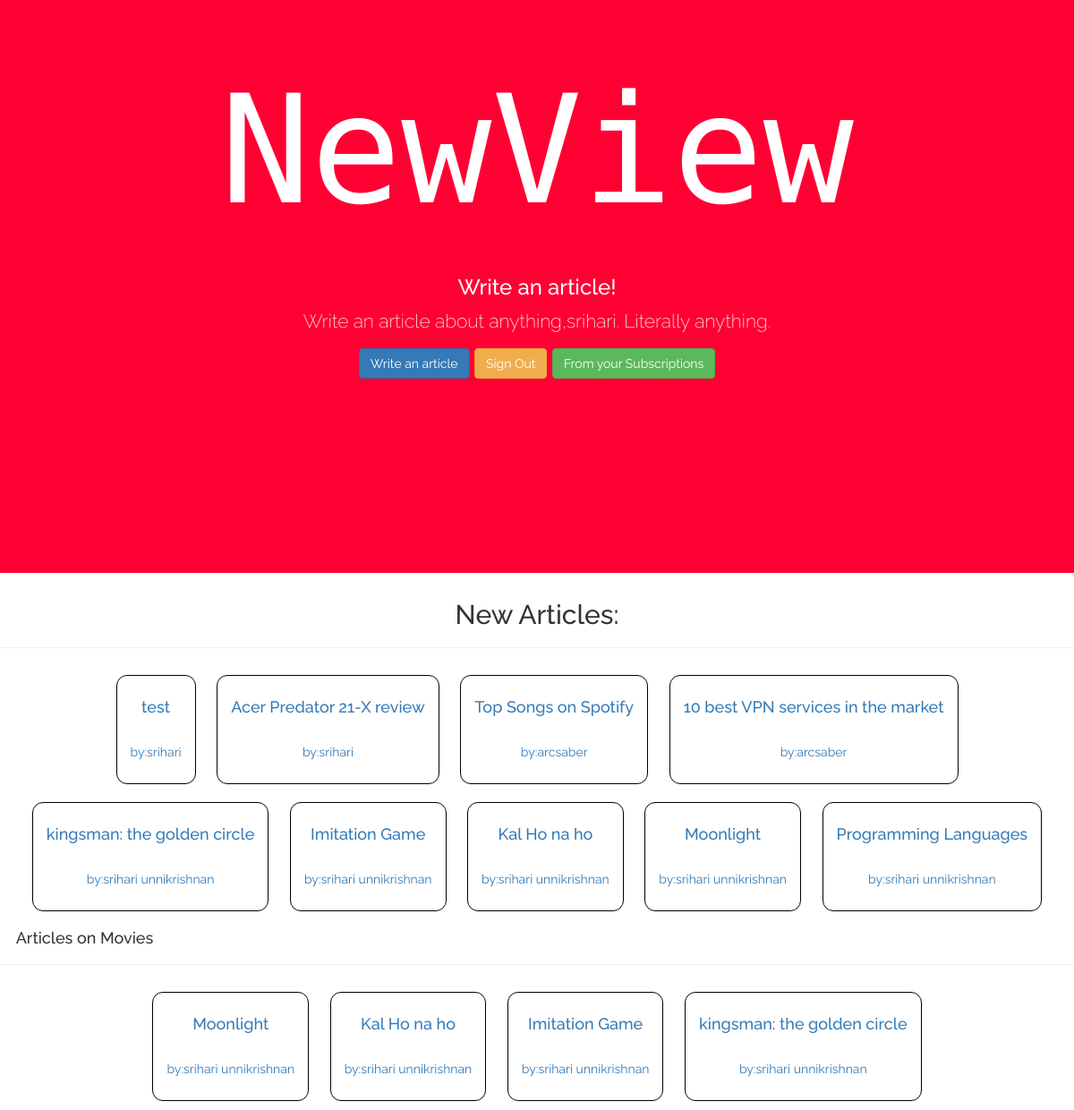
Screenshot of / (signed in) with the database file from the repository.
### WriteReview/models.py (models this page shows)
class Reviews(models.Model):
    Title=models.CharField(max_length=100)
    Body=models.TextField()
    Tag=models.CharField(max_length=5000)
    author=models.CharField(max_length=5000)
    views=models.IntegerField()
    published=models.DateField()
    genre=models.CharField(choices=GENRES,max_length=20,default='Others')
    def __str__(self):
        return self.Title

### WriteReview/views.py (the view)
# urls.py: url(r'^$',views.start,name="Index"),
def start(request):
    article=[i for i in models.Reviews.objects.all()][-9:]
    article.reverse()
    prev_recommendation=list(set(prev_recommendations))
    print(prev_recommendation)
    for i in prev_recommendation:
        models.Recommendation.objects.create(user=request.user.username,article=i)
        for y in models.Recommendation.objects.all():
            if models.Recommendation.objects.filter(article=i).count() >1:
                y.delete()
    movie=[]
    for i in models.Reviews.objects.all():
        key = i.pk
        if tags(key,"movie")==True or tags(key,"movies") == True or i.genre == "Movies":
            print(key)
            movie.append(i)
    print(movie)
    prev_recommendatioa=models.Recommendation.objects.all().filter(user=request.user.username)
    prev_recommendationsb.append(str(prev_recommendatioa))
    print("STUFF:"+str(prev_recommendations))
    context={"article":article,"previous":prev_recommendatioa,"movie":movie,"Prev_len":len(prev_recommendations)}
    return render(request,"WriteReview/index.html",context)

### WriteReview/models.py (called while the page is built)
    def __str__(self):
        return str(self.user)+"-"+str(self.article)

### WriteReview/views.py (called while the page is built)
def tags(pk,tag):
    obj=get_object_or_404(models.Reviews,pk=pk)
    tags=obj.Tag
    art_tags=tags
    art_tags_all=[]
    string=art_tags.split(',')
    for i in string:
        if i == tag:
            return True

### templates/WriteReview/index.html (shortened to what this page needs)
<!doctype html>
{% load crispy_forms_tags %}
<html>
        <link rel="stylesheet" href="https://maxcdn.bootstrapcdn.com/bootstrap/3.3.7/css/bootstrap.min.css">
    <head><title>Write a new Article</title>
    <link rel="stylesheet" href="https://maxcdn.bootstrapcdn.com/bootstrap/3.3.7/css/bootstrap.min.css">
    </head>
    <body>
        <div class="jumbotron text-center">
            <span style="font-size:1200%">NewView</span>
            <h3>Write an article!</h3>
            <p>Write an article about anything,{{ request.user.username }}. Literally anything. </p>
            {% if user.is_authenticated %}
            <p><a style="color:white" href="/art"><button type="button" class="btn btn-primary">Write an article</button></a>
               <a style="color:white" href={% url 'asignout' %}><button type="button" class="btn btn-warning">Sign Out</button></a>
               <a style="color:white" href={% url 'subscription' %}><button type="button" class="btn btn-success">From your Subscriptions</button></a>
            </p>
            {% else %}
            <p><a href="/login" style="color:white"><button class="btn btn-primary">Login</button></a>&nbsp<a href="/signup" style="color:white"><button class="btn btn-warning">Sign Up</button></a></p>
            {% endif %}
        </div>
        <div >
                <center>
                        <h2>New Articles:</h2>
                        <hr>
                           {% for i in article %}
                                <a href="/{{i.id}}"><div class="Article"><strong><h4>{{i}}</h4></strong><br><p>by:{{i.author}}</p></div></a>
                           {% endfor %}
                    </center>
     <h4>&nbsp &nbsp Articles on Movies</h4>
    <hr/>
    <center>
    {% for i in movie  %}
    <a href="/{{i.id}}"><div class="Article"><strong><h4>{{i}}</h4></strong><br><p>by:{{i.author}}</p></div></a>
    {% endfor %}
</center>
        </div>
    </body>
</html>

### templates/WriteReview/index.html (style rules this page uses)
body,html { width:100%; height:100%; font-family: 'Raleway', sans-serif !important; }
.jumbotron { background-color: #FF0033 !important; color:white; height:80%; }
span { font-family: 'Libre Barcode 39 Text', cursive !important; }
.Article { display: inline-block; padding: 15px; margin: 10px; border: 1px solid black ; transition: all .2s ease-in-out; border-radius: 12px; }

### rows the page displays
Reviews: Title "test", author "srihari"
Reviews: Title "Acer Predator 21-X review", author "srihari"
Reviews: Title "Top Songs on Spotify", author "arcsaber"
Reviews: Title "10 best VPN services in the market", author "arcsaber"
Reviews: Title "kingsman: the golden circle", author "srihari unnikrishnan"
Reviews: Title "Imitation Game", author "srihari unnikrishnan"
Reviews: Title "Kal Ho na ho", author "srihari unnikrishnan"
Reviews: Title "Moonlight", author "srihari unnikrishnan"
Reviews: Title "Programming Languages", author "srihari unnikrishnan"

### other values shown
{{ request.user.username }} "srihari"
